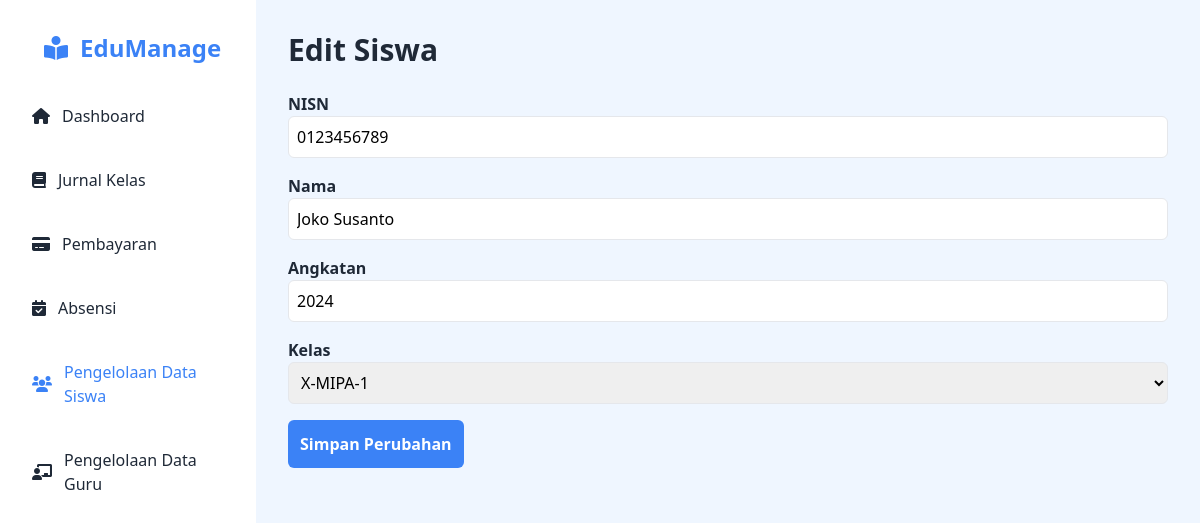
The app's page /index.php/siswa/edit/0123456789 with its own data.
### tables this page shows
CREATE TABLE `siswa` (
  `nisn` varchar(20) NOT NULL,
  `nama` varchar(100) NOT NULL,
  `angkatan` year(4) NOT NULL,
  `kelas_id` int(11) NOT NULL,
  `password` varchar(255) NOT NULL
);

CREATE TABLE `kelas` (
  `id` int(11) NOT NULL,
  `nama_kelas` varchar(50) NOT NULL,
  `jurusan` enum('MIPA','IPS') NOT NULL,
  `tingkat` enum('X','XI','XII') NOT NULL
);

### application/controllers/Siswa.php (called while the page is built, shortened)
<?php
class Siswa extends CI_Controller {
    public function __construct()
    {
        $this->load->model('M_siswa');
        $this->load->library('session');
        $this->load->library('form_validation');
    }
    public function edit($nisn)
    {
        $data['siswa'] = $this->M_siswa->get_siswa_by_nisn($nisn);
        $data['kelas'] = $this->M_siswa->get_kelas();
        if ($data['siswa']) {
            $this->load->view('siswa/V_edit_siswa', $data);
        } else {
            show_404();
        }
    }
}

### index.php (called while the page is built, shortened)
<?php
require_once BASEPATH.'core/CodeIgniter.php';

### application/models/M_siswa.php (called while the page is built, shortened)
<?php
class M_siswa extends CI_Model {
    public function get_siswa_by_nisn($nisn)
    {
        return $this->db->get_where('siswa', ['nisn' => $nisn])->row();
    }
    public function get_kelas()
    {
        $this->db->select('id, tingkat, jurusan, nama_kelas');
        return $this->db->get('kelas')->result();
    }
}

### application/views/siswa/V_edit_siswa.php (the view, shortened to what this page needs)
<!DOCTYPE html>
<html lang="en">
<head>
    <script src="https://cdn.tailwindcss.com"></script>
    <link rel="stylesheet" href="https://cdnjs.cloudflare.com/ajax/libs/font-awesome/6.0.0-beta3/css/all.min.css">
</head>
<body class="bg-blue-50 font-sans">
    <div class="flex" id="app">
        <div class="bg-white text-gray-800 w-64 min-h-screen p-5 space-y-6">
            <ul class="space-y-4">
                <li><a href="<?= site_url('dashboard'); ?>" class="text-blue-500 flex items-center p-3 rounded-md text-2xl font-bold ml-3"><i class="fas fa-book-reader mr-3"></i>EduManage</a></li>
                <li><a href="<?= site_url('dashboard'); ?>" class="flex items-center hover:bg-gradient-to-r from-blue-500 to-indigo-400 hover:text-white p-3 rounded-md"><i class="fas fa-home mr-3"></i>Dashboard</a></li>
                <li><a href="<?= site_url('jurnal'); ?>" class="flex items-center hover:bg-gradient-to-r from-blue-500 to-indigo-400 hover:text-white p-3 rounded-md"><i class="fas fa-book mr-3"></i>Jurnal Kelas</a></li>
                <li><a href="<?= site_url('pembayaran'); ?>" class="flex items-center hover:bg-gradient-to-r from-blue-500 to-indigo-400 hover:text-white p-3 rounded-md"><i class="fas fa-credit-card mr-3"></i>Pembayaran</a></li>
                <li><a href="<?= site_url('absensi'); ?>" class="flex items-center hover:bg-gradient-to-r from-blue-500 to-indigo-400 hover:text-white p-3 rounded-md"><i class="fas fa-calendar-check mr-3"></i>Absensi</a></li>
                <li><a href="<?= site_url('siswa'); ?>" class="text-blue-500 flex items-center hover:bg-gradient-to-r from-blue-500 to-indigo-400 hover:text-white p-3 rounded-md"><i class="fas fa-users mr-3"></i>Pengelolaan Data Siswa</a></li>
                <li><a href="<?= site_url('admin'); ?>" class="flex items-center hover:bg-gradient-to-r from-blue-500 to-indigo-400 hover:text-white p-3 rounded-md"><i class="fas fa-chalkboard-teacher mr-3"></i>Pengelolaan Data Guru</a></li>
            </ul>
        </div>
        <div class="flex-1 p-8 space-y-6">
            <div>
                <h1 class="text-3xl font-bold text-gray-800">Edit Siswa</h1>
            </div>
            <form action="<?= site_url('siswa/update/' . $siswa->nisn); ?>" method="POST">
                <div class="space-y-4">
                    <div>
                        <label for="nisn" class="block text-gray-800 font-bold">NISN</label>
                        <input type="text" name="nisn" id="nisn" class="p-2 border rounded-md w-full" value="<?= $siswa->nisn; ?>" readonly>
                    </div>
                    <div>
                        <label for="nama" class="block text-gray-800 font-bold">Nama</label>
                        <input type="text" name="nama" id="nama" class="p-2 border rounded-md w-full" value="<?= $siswa->nama; ?>" required>
                    </div>
                    <div>
                        <label for="angkatan" class="block text-gray-800 font-bold">Angkatan</label>
                        <input type="text" name="angkatan" id="angkatan" class="p-2 border rounded-md w-full" value="<?= $siswa->angkatan; ?>" required>
                    </div>
                    <?php if (isset($kelas) && !empty($kelas)): ?>
                        <div>
                            <label for="kelas" class="block text-gray-800 font-bold">Kelas</label>
                            <select name="kelas_id" id="kelas" class="p-2 border rounded-md w-full" required>
                                <?php foreach ($kelas as $item): ?>
                                    <option value="<?= $item->id; ?>" <?= $siswa->kelas_id == $item->id ? 'selected' : ''; ?>>
                                        <?= $item->tingkat . '-' . $item->jurusan . '-' . $item->nama_kelas; ?>
                                    </option>
                                <?php endforeach; ?>
                            </select>
                        </div>
                    <?php else: ?>
                        <p>Data kelas tidak ditemukan.</p>
                    <?php endif; ?>
                    <button type="submit" class="bg-blue-500 text-white font-bold p-3 rounded-md inline-block transform transition-transform duration-300 hover:scale-110 hover:bg-gradient-to-r from-blue-500 to-indigo-500">Simpan Perubahan</button>
                </div>
            </form>
        </div>
    </div>
</body>
</html>

### records on screen
siswa: nisn "0123456789", nama "Joko Susanto", angkatan "2024", kelas_id "X-MIPA-1"
